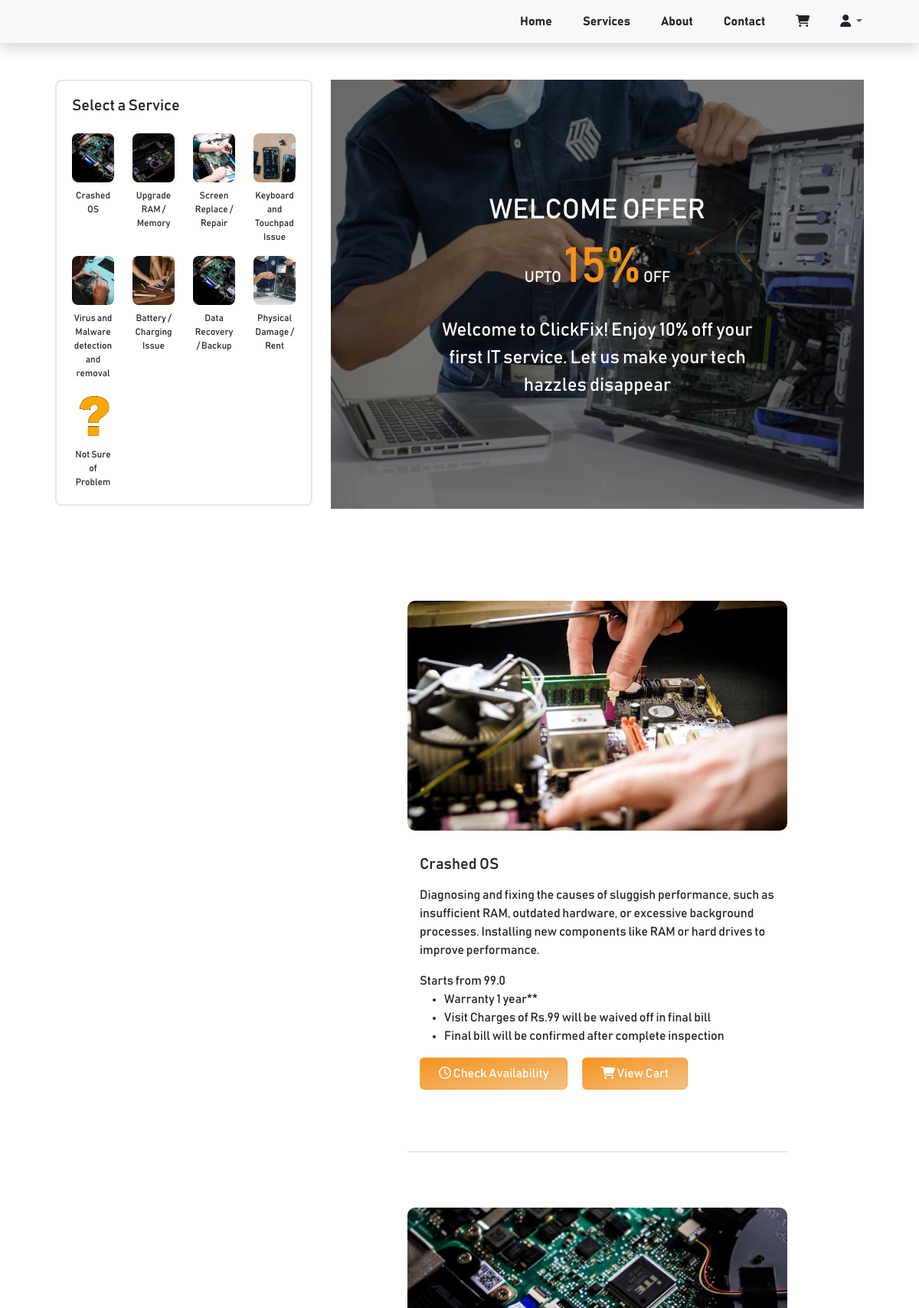
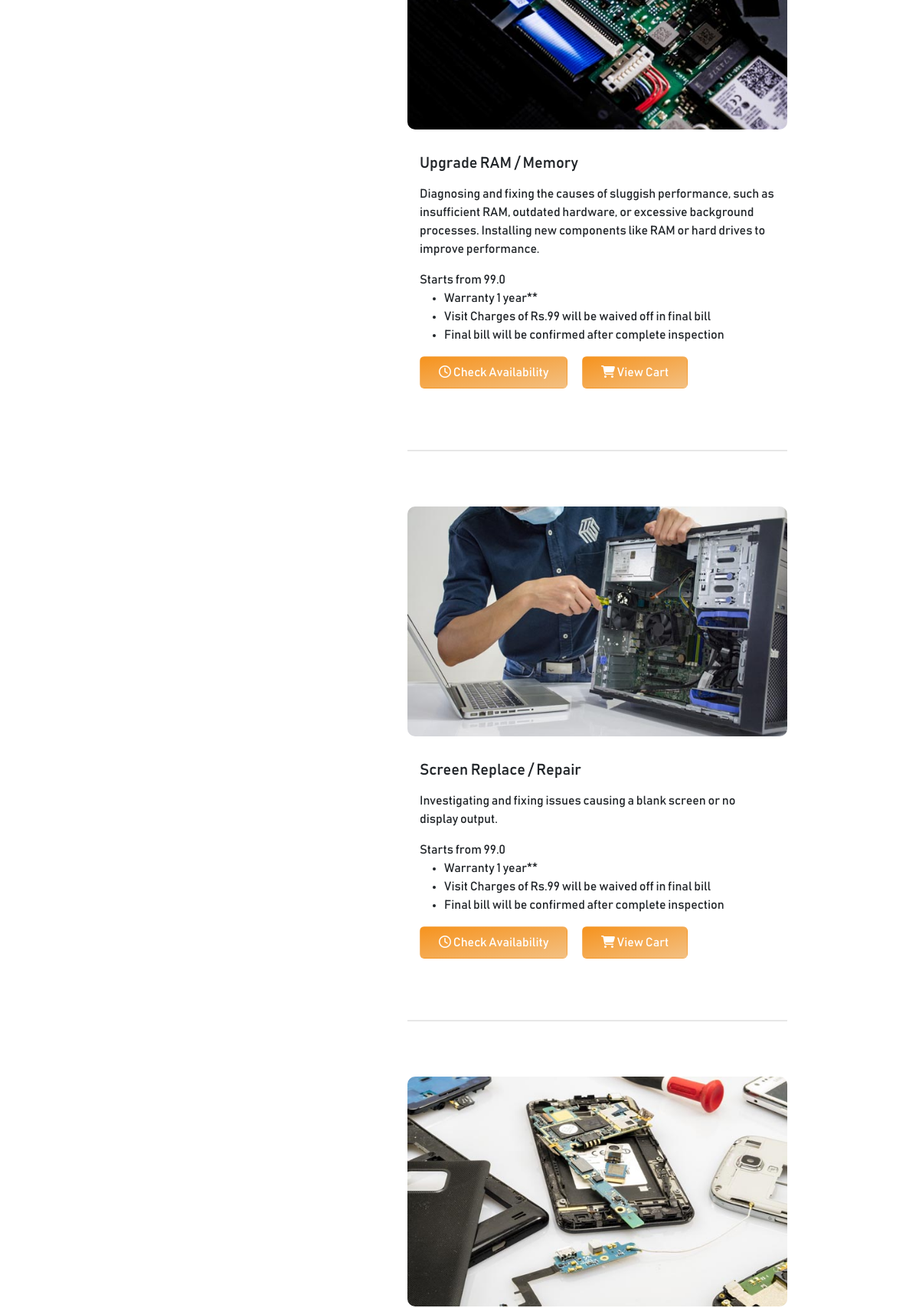
The app's page /search/ (upper part) with its own data (2 pictures, top to bottom).
### clickfix/models.py (models this page shows, shortened)
class SubServices(models.Model):
    class Meta:
        verbose_name_plural = 'Sub Services'
    service = models.ForeignKey(Services, on_delete=models.CASCADE)
    sub_service_name = models.CharField(max_length=255)
    sub_service_card_image = models.ImageField(upload_to='service_cards', help_text='Small card image on left')
    sub_service_main_image = models.ImageField(upload_to='service_cards', help_text='Big card image on Right, which we scroll')
    sub_service_price = models.FloatField(default=0)
    price_details = RichTextField(blank=True, null=True)
    description = RichTextField(blank=True, null=True)
    created_at = models.DateTimeField(auto_now_add=True)
    updated_at = models.DateTimeField(auto_now=True)

class deals_and_discount(models.Model):
    class Meta:
        verbose_name_plural = 'Deals & Discount'
    image = models.ImageField(upload_to='deals_and_discount_banners')
    heading = models.CharField(max_length=255, null=True, blank=True)
    percent_off = models.CharField(max_length=3, null=True, blank=True, help_text="write here only percentage i.e. (10, 20, 30 etc)")
    description = models.CharField(max_length=255, null=True, blank=True, help_text="it can be at max 256 of characters long")
    created_at = models.DateTimeField(auto_now_add=True)
    updated_at = models.DateTimeField(auto_now=True)

### clickfix/views.py (the view)
# urls.py: path('search/', views.search_view, name='search'),
def search_view(request):
    if request.method == 'GET':
        query = request.GET.get('query', '')
        search_data = SubServices.objects.filter(
            Q(sub_service_name__icontains=query) |
            Q(service__name__icontains=query))
        service_name = search_data[0].service.slug
        return individual_service(request, service_name, search_data)
    return redirect('clickfix:home')

### clickfix/views.py (called while the page is built)
def get_cart(request):
    try:
        if request.user.is_authenticated:
            cart = Cart.objects.get(user=request.user)
        else:
            cart = Cart.objects.get(session_id=request.session['nonuser'])
    except:
        cart = None
    return cart

def individual_service(request, service_name, search_data=None):
    service = Services.objects.get(slug=service_name)
    sub_services = SubServices.objects.filter(service=service)
    deals = deals_and_discount.objects.all()
    cart = get_cart(request)
    date_list = []
    for i in range(7):
        date_list.append((datetime.today() + timedelta(days=i)))
    data = {}
    data['sub_services'] = sub_services
    data['timeline'] = date_list
    data['cart'] = cart
    data['deals_and_discount'] = deals
    if search_data:
        data['search_data'] = search_data
    return render(request, 'individual_service.html', data)

### templates/individual_service.html (shortened to what this page needs)
{% extends 'base.html' %}
{% load static %}
{% block content %}
    {% include 'includes/navbar.html' %}
    <section id="individual_service">
        <div class="row mt-5" style="width: 90%; margin: auto;">
            <div class="col-md-4 mb-5">
                <div class="select_service_container mb-5" style="position: sticky; top: 30px;">
                    <div class="h5 mb-2">Select a Service</div>
                    <div class="row">
                        {% for service in sub_services %}
                        <div class="col-4 col-md-3 mt-3">
                            <a href="#sub_service_{{service.id}}" class="text-decoration-none text-dark d-flex flex-column align-items-center" style="cursor: pointer;">
                                <img class="img-fluid select_service_img" src="{{ service.sub_service_card_image.url }}" alt="">
                                <div class="mt-2 text-center select_service_text">{{ service.sub_service_name}}</div>
                            </a>
                        </div>
                        {% empty %}
                            <h6 class="text-muted">No Service at the moment</h6>
                        {% endfor %}
                    </div>
                </div>
            </div>
            <div class="col-md-8">
                <div class="swiper deals_and_discount_swiper mb-5 d-none d-md-block" id="individual_service_deals">
                    <div class="swiper-wrapper pb-5">
                        {% for deal in deals_and_discount %}
                        <div class="swiper-slide">
                            <div class="sales_container">
                                <img class="sales_image" src="{{ deal.image.url }}" alt="">
                                <div class="overlay">
                                    <div class="text-white h-100 d-flex flex-column px-5 justify-content-center align-items-center">
                                        {% if deal.heading %}
                                        <div class="home_banner_heading">{{ deal.heading|upper }}</div>
                                        {% endif %}
                                        {% if deal.percent_off %}
                                        <div class="blockquote">UPTO <span style="font-size: 4rem; color: #F6921E;">{{ deal.percent_off }}%</span> OFF</div>
                                        {% endif %}
                                        {% if deal.description %}
                                        <div class="home_banner_subheading text-center">{{ deal.description }}</div>
                                        {% endif %}
                                    </div>
                                </div>
                            </div>
                        </div>
                        {% endfor %}
                    </div>
                </div>
                <div class="service_detail_container">
                        {% for service in sub_services %}
                        <div class="card py-4 mb-4 border-0" id="sub_service_{{service.id}}">
                            <img class="img-fluid service_img" src="{{ service.sub_service_main_image.url }}" alt="...">
                            <div class="card-body">
                                <div class="card-title my-3">
                                    <h5>{{service.sub_service_name}} </h5>
                                </div>
                                <p class="card-text">{{ service.description|safe}} </p>
                                <div class="mb-3">
                                    Starts from {{ service.sub_service_price }}
                                    {{ service.price_details|safe }}
                                </div>
                                <button class="btn py-2 px-4 text-white btn_color me-3 mb-3" onclick="bookService('{{service.id}}')" data-bs-toggle="modal" data-bs-target="#bookAppointmentModal"><i class="fa-regular fa-clock"></i> Check Availability</button>
                                <a href="{% url 'cart:cart' %}" class="btn py-2 px-4 text-white btn_color mb-3"><i class="fa-solid fa-cart-shopping"></i> View Cart </a>
                            </div>
                        </div>
                        {% if not forloop.last %}
                            <div class="mt-2 mb-5" style="border: 1px solid #e7e7e7;"></div>
                        {% endif %}
                    {% endfor %}
                </div>
            </div>
        </div>
    </section>
{% endblock %}

### assets/css/custom.css (style rules this page uses)
.btn_color { background-image: linear-gradient(to right bottom, #F6931E, #f3c082); color: white; }
.sales_container { width: 100%; height: 70vh; position: relative; }
.sales_image { height: 100%; width: 100%; object-fit: cover; }
.overlay { position: absolute; top: 0; height: inherit; width: inherit; background-color: rgba(0, 0, 0, 0.5); }
#individual_service .select_service_img { width: 64px; height: 64px; object-fit: cover; object-position: center; border-radius: 8px; }
#individual_service .service_img { width: 100%; height: 300px; object-fit: cover; object-position: center; border-radius: 10px; }
@media (min-width: 768px) { #individual_service .service_img { width: 100%; height: 300px; object-fit: cover; object-position: center; border-radius: 10px; } }
#individual_service .select_service_text { font-size: 12px; }
@media (min-width: 786px) { #individual_service .select_service_container { border: 2px solid #e7e7e7; padding: 20px; border-radius: 8px; } }
@media (min-width: 786px) { #individual_service .service_detail_container { padding: 0px 100px; } }

### templates/base.html (style rules this page uses)
body { box-sizing: border-box; font-family: 'bahnschrift'; }
h1, h2, h3, h4, h5, h6, p, a { font-family: 'bahnschrift'; }

### records on screen
SubServices: sub_service_card_image (picture), sub_service_name "Crashed OS", sub_service_main_image (picture), description "Diagnosing and fixing the causes of sluggish performance, such as insufficient RAM, outdated hardware, or excessive background processes. Installing new components like RAM or hard drives to improve performance.", sub_service_price "99.0", price_details "Warranty 1 year** Visit Charges of Rs.99 will be waived off in final bill Final bill will be confirmed after complete inspection"
SubServices: sub_service_card_image (picture), sub_service_name "Upgrade RAM / Memory", sub_service_main_image (picture), description "Diagnosing and fixing the causes of sluggish performance, such as insufficient RAM, outdated hardware, or excessive background processes. Installing new components like RAM or hard drives to improve performance.", sub_service_price "99.0", price_details "Warranty 1 year** Visit Charges of Rs.99 will be waived off in final bill Final bill will be confirmed after complete inspection"
SubServices: sub_service_card_image (picture), sub_service_name "Screen Replace / Repair", sub_service_main_image (picture), description "Investigating and fixing issues causing a blank screen or no display output.", sub_service_price "99.0", price_details "Warranty 1 year** Visit Charges of Rs.99 will be waived off in final bill Final bill will be confirmed after complete inspection"
SubServices: sub_service_card_image (picture), sub_service_name "Keyboard and Touchpad Issue", sub_service_main_image (picture)
SubServices: sub_service_card_image (picture), sub_service_name "Virus and Malware detection and removal"
SubServices: sub_service_card_image (picture), sub_service_name "Battery / Charging Issue"
SubServices: sub_service_card_image (picture), sub_service_name "Data Recovery / Backup"
SubServices: sub_service_card_image (picture), sub_service_name "Physical Damage / Rent"
SubServices: sub_service_card_image (picture), sub_service_name "Not Sure of Problem"
deals_and_discount: image (picture), heading "WELCOME OFFER", percent_off "15", description "Welcome to ClickFix! Enjoy 10% off your first IT service. Let us make your tech hazzles disappear"
